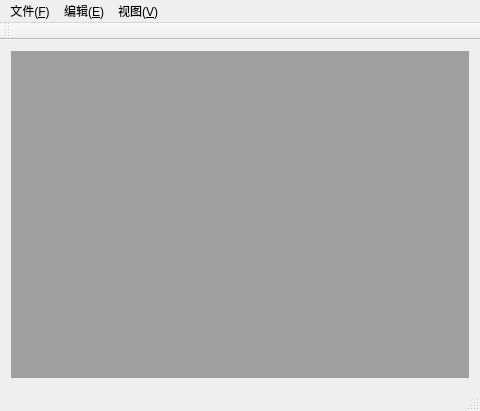
<?xml version="1.0" encoding="UTF-8"?>
<ui version="4.0">
 <class>MainWindow</class>
 <widget class="QMainWindow" name="MainWindow">
  <property name="enabled">
   <bool>true</bool>
  </property>
  <property name="geometry">
   <rect>
    <x>0</x>
    <y>0</y>
    <width>480</width>
    <height>411</height>
   </rect>
  </property>
  <property name="windowTitle">
   <string>MainWindow</string>
  </property>
  <widget class="QWidget" name="centralWidget">
   <layout class="QHBoxLayout" name="horizontalLayout">
    <item>
     <widget class="QMdiArea" name="mdiArea">
      <property name="tabShape">
       <enum>QTabWidget::Triangular</enum>
      </property>
     </widget>
    </item>
   </layout>
  </widget>
  <widget class="QMenuBar" name="menuBar">
   <property name="geometry">
    <rect>
     <x>0</x>
     <y>0</y>
     <width>480</width>
     <height>21</height>
    </rect>
   </property>
   <widget class="QMenu" name="menu_F">
    <property name="title">
     <string>文件(&amp;F)</string>
    </property>
   </widget>
   <widget class="QMenu" name="menu_E">
    <property name="title">
     <string>编辑(&amp;E)</string>
    </property>
   </widget>
   <widget class="QMenu" name="menu_V">
    <property name="title">
     <string>视图(&amp;V)</string>
    </property>
   </widget>
   <addaction name="menu_F"/>
   <addaction name="menu_E"/>
   <addaction name="menu_V"/>
  </widget>
  <widget class="QToolBar" name="mainToolBar">
   <attribute name="toolBarArea">
    <enum>TopToolBarArea</enum>
   </attribute>
   <attribute name="toolBarBreak">
    <bool>false</bool>
   </attribute>
  </widget>
  <widget class="QStatusBar" name="statusBar"/>
 </widget>
 <layoutdefault spacing="6" margin="11"/>
 <resources/>
 <connections/>
</ui>
